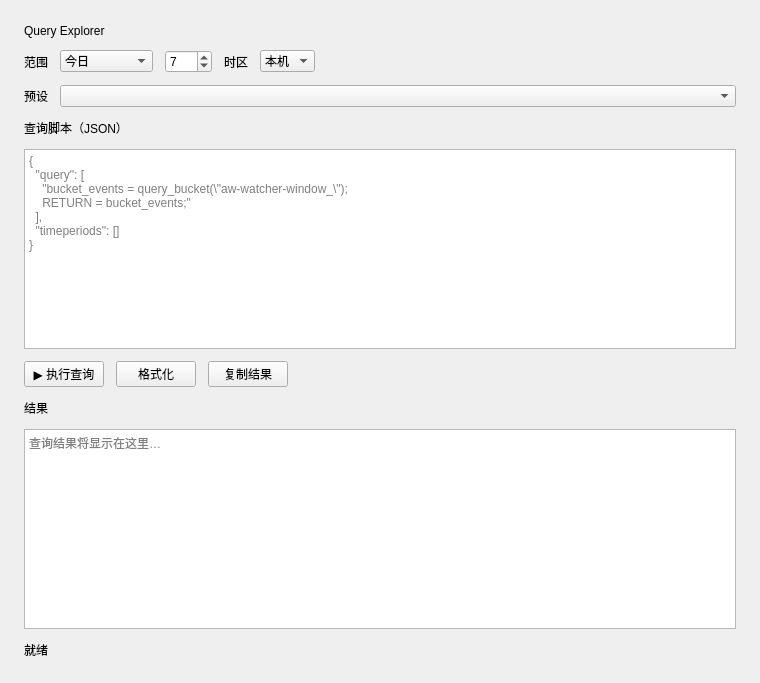
<?xml version="1.0" encoding="UTF-8"?>
<!-- querypage.ui —— Query Explorer 页布局（Qt Designer）
     与 QueryPage::buildUi() 的静态结构一一对应。注意：
     1. 控件名直接取主题 QSS 的 objectName 角色（PageTitle/SectionTitle/QueryEditor/QueryResult/PrimaryBtn）；
     2. 下拉条目文本进 .ui，userData（天数 / 时区标志）运行时 setItemData 补齐；
     3. daySpin 默认隐藏、等宽字体、状态标签主题色在 querypage.cpp 处理 -->
<ui version="4.0">
 <class>QueryPage</class>
 <widget class="QWidget" name="QueryPage">
  <property name="geometry">
   <rect>
    <x>0</x>
    <y>0</y>
    <width>760</width>
    <height>640</height>
   </rect>
  </property>
  <layout class="QVBoxLayout" name="rootLayout" stretch="0,0,0,0,1,0,0,2,0">
   <property name="leftMargin">
    <number>24</number>
   </property>
   <property name="topMargin">
    <number>24</number>
   </property>
   <property name="rightMargin">
    <number>24</number>
   </property>
   <property name="bottomMargin">
    <number>24</number>
   </property>
   <property name="spacing">
    <number>12</number>
   </property>
   <item>
    <widget class="QLabel" name="PageTitle">
     <property name="text">
      <string>Query Explorer</string>
     </property>
    </widget>
   </item>
   <item>
    <layout class="QHBoxLayout" name="rangeRow">
     <item>
      <widget class="QLabel" name="rangeLabel">
       <property name="text">
        <string>范围</string>
       </property>
      </widget>
     </item>
     <item>
      <widget class="QComboBox" name="rangeCombo">
       <item>
        <property name="text">
         <string>今日</string>
        </property>
       </item>
       <item>
        <property name="text">
         <string>昨日</string>
        </property>
       </item>
       <item>
        <property name="text">
         <string>近 7 天</string>
        </property>
       </item>
       <item>
        <property name="text">
         <string>近 30 天</string>
        </property>
       </item>
       <item>
        <property name="text">
         <string>自定义（天）</string>
        </property>
       </item>
      </widget>
     </item>
     <item>
      <widget class="QSpinBox" name="daySpin">
       <property name="minimum">
        <number>1</number>
       </property>
       <property name="maximum">
        <number>365</number>
       </property>
       <property name="value">
        <number>7</number>
       </property>
      </widget>
     </item>
     <item>
      <widget class="QLabel" name="tzLabel">
       <property name="text">
        <string>时区</string>
       </property>
      </widget>
     </item>
     <item>
      <widget class="QComboBox" name="tzCombo">
       <item>
        <property name="text">
         <string>本机</string>
        </property>
       </item>
       <item>
        <property name="text">
         <string>UTC</string>
        </property>
       </item>
      </widget>
     </item>
     <item>
      <spacer name="rangeStretch">
       <property name="orientation">
        <enum>Qt::Horizontal</enum>
       </property>
       <property name="sizeHint" stdset="0">
        <size>
         <width>40</width>
         <height>20</height>
        </size>
       </property>
      </spacer>
     </item>
    </layout>
   </item>
   <item>
    <layout class="QHBoxLayout" name="presetRow" stretch="0,1">
     <item>
      <widget class="QLabel" name="presetLabel">
       <property name="text">
        <string>预设</string>
       </property>
      </widget>
     </item>
     <item>
      <widget class="QComboBox" name="presetCombo"/>
     </item>
    </layout>
   </item>
   <item>
    <widget class="QLabel" name="SectionTitle">
     <property name="text">
      <string>查询脚本（JSON）</string>
     </property>
    </widget>
   </item>
   <item>
    <widget class="QPlainTextEdit" name="QueryEditor">
     <property name="minimumSize">
      <size>
       <width>0</width>
       <height>200</height>
      </size>
     </property>
     <property name="placeholderText">
      <string>{
  "query": [
    "bucket_events = query_bucket(\"aw-watcher-window_\");
    RETURN = bucket_events;"
  ],
  "timeperiods": []
}</string>
     </property>
    </widget>
   </item>
   <item>
    <layout class="QHBoxLayout" name="btnRow">
     <item>
      <widget class="QPushButton" name="PrimaryBtn">
       <property name="text">
        <string>▶ 执行查询</string>
       </property>
      </widget>
     </item>
     <item>
      <widget class="QPushButton" name="formatBtn">
       <property name="text">
        <string>格式化</string>
       </property>
      </widget>
     </item>
     <item>
      <widget class="QPushButton" name="copyBtn">
       <property name="text">
        <string>复制结果</string>
       </property>
      </widget>
     </item>
     <item>
      <spacer name="btnStretch">
       <property name="orientation">
        <enum>Qt::Horizontal</enum>
       </property>
       <property name="sizeHint" stdset="0">
        <size>
         <width>40</width>
         <height>20</height>
        </size>
       </property>
      </spacer>
     </item>
    </layout>
   </item>
   <item>
    <widget class="QLabel" name="resultSection">
     <property name="text">
      <string>结果</string>
     </property>
    </widget>
   </item>
   <item>
    <widget class="QPlainTextEdit" name="QueryResult">
     <property name="readOnly">
      <bool>true</bool>
     </property>
     <property name="minimumSize">
      <size>
       <width>0</width>
       <height>200</height>
      </size>
     </property>
     <property name="placeholderText">
      <string>查询结果将显示在这里…</string>
     </property>
    </widget>
   </item>
   <item>
    <widget class="QLabel" name="statusLabel">
     <property name="text">
      <string>就绪</string>
     </property>
    </widget>
   </item>
  </layout>
 </widget>
 <resources/>
 <connections/>
</ui>
